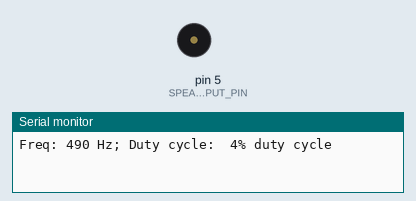
Simulated run of this sketch. Board: Arduino Uno, built with avr-gcc and run on an emulated ATmega328P. On the bench: buzzer (waves = sounding), the last lines printed to the serial monitor.

Above: at 0.1 s.
At 0.6 s:
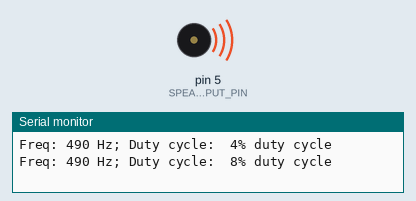
Timing chart, 0 to 2.1 s (numbered marks = the images above):
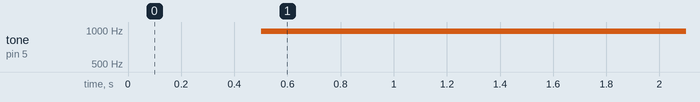

Measured:
- by itself, tone on pin 5 (SPEAKER_OUTPUT_PIN): silent → 977 Hz at 0.50 s

The sketch:

PwmSweepWithSpeakers.ino
```cpp
/**
 * Uses a PWM sweep to demonstrate that the analogOut has a fixed freq
 * but different duty cycle; so the speaker pitch is always the same!
 * This is why we have to use tone, which has a fixed 50% duty cycle
 * but allows you to control the freq.
 *
 * By Jon E. Froehlich
 * @jonfroehlich
 * http://makeabilitylab.io
 *
 */

// Change this depending on where you put your speaker
// It needs to be hooked up to a PWM pin. We assume Leonardo for this
// demonstration
const int SPEAKER_OUTPUT_PIN = 5;

// The Leonardo has 7 PWM pins most of which run at 490 Hz
// but two (3 and 11) run at 980 Hz
const int NUM_PWM_PINS = 7;
const int PWM_PINS_ARDUINO_LEONARDO [] =  {  3,   5,   6,   9,  10,  11,  13};
const int PWM_FREQS_ARDUINO_LEONARDO [] = {980, 490, 490, 490, 490, 980, 490};

// If you're running on the Uno, you should use these instead
const int PWM_PINS_ARDUINO_UNO [] =  {  3,   5,   6,   9,  10,  11};
const int PWM_FREQS_ARDUINO_UNO [] = {490, 980, 980, 490, 490, 490, 490};

const int MAX_ANALOG_OUT = 255;
int _indexOfSpeakerOutputPin = -1;

// For PWM sweep
int _analogOutVal = 0;
int _analogOutStep = 10;
const int DELAY_BETWEEN_STEPS = 500; // in milliseconds

void setup() {

  // For printing info to screen
  Serial.begin(9600);

  // Setup tone output pin
  pinMode(SPEAKER_OUTPUT_PIN, OUTPUT);

  for(int i = 0; i < NUM_PWM_PINS; i++){
    if(SPEAKER_OUTPUT_PIN == PWM_PINS_ARDUINO_LEONARDO[i]){
      _indexOfSpeakerOutputPin = i;
    }
  }
}

void loop() {

  analogWrite(SPEAKER_OUTPUT_PIN, _analogOutVal);

  // Loop through different analog vals
  _analogOutVal += _analogOutStep;
  _analogOutVal = constrain(_analogOutVal, 0, MAX_ANALOG_OUT);
  if(_analogOutStep < 0 && _analogOutVal <= 0){
    _analogOutVal = 0;
    _analogOutStep *= -1;
  }else if(_analogOutStep > 0 && _analogOutVal >= MAX_ANALOG_OUT){
    _analogOutVal = MAX_ANALOG_OUT;
    _analogOutStep *= -1;
  }

  float dutyCycle = _analogOutVal / (float)MAX_ANALOG_OUT * 100;
  String strFreqAndDutyCycle = (String)"Freq: " + PWM_FREQS_ARDUINO_LEONARDO[_indexOfSpeakerOutputPin] +
                               " Hz; Duty cycle: " + String(dutyCycle, 0) + "% duty cycle";
  Serial.println(strFreqAndDutyCycle);

  delay(DELAY_BETWEEN_STEPS);
}
```
